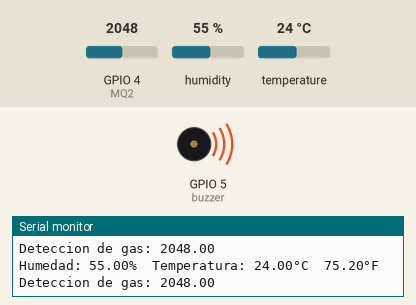
Simulated run of this sketch. Board: ESP32. Shown: buzzer (waves = sounding, pin HIGH), the last lines printed to the serial monitor. Inputs (shaded band) come from the test bench; at power-on: GPIO 4 (MQ2) = 2048, humidity 55 %, temperature 24 °C. WiFi joins after 1.5 s; servers stay silent unless stated; no MQTT or app messages arrive unless stated.

Above: at 8.1 s.
8.2 s: GPIO 4 (MQ2) set to 1261
13.6 s: GPIO 4 (MQ2) set to 1134
At 16.0 s:
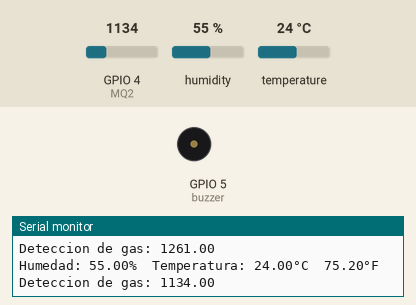
19.0 s: GPIO 4 (MQ2) set to 1228
At 20.4 s:
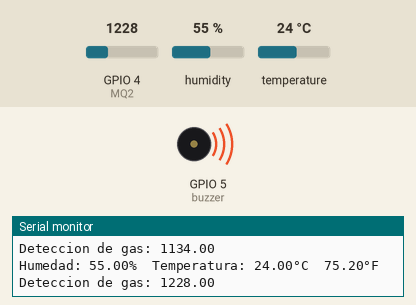
Timing chart, 0 to 22.0 s (numbered marks = the images above; inputs shaded):
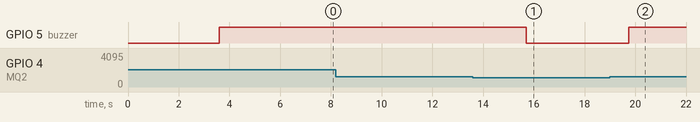

The sketch:

CodigoSensores.ino
```cpp
#include <DHT.h> // importa librería para el sensor DHT11
#include <WiFi.h>
#include <PubSubClient.h>
#include <HTTPClient.h>

#define DHTPIN 2 // define el pin del sensor DHT11
#define DHTTYPE DHT11 // define el tipo de sensor DHT11

DHT dht(DHTPIN, DHTTYPE); // crea objeto del sensor DHT11

int MQ2 = 4; // define el pin del sensor MQ-2
int buzzer = 5; // define el pin del buzzer

// Configuración de RED y Broker
const char* ssid = "GDS1";
const char* password = "12345678";
const char* mqtt_server = "192.168.71.135";

//mqtt
WiFiClient wifi_client;
PubSubClient mqtt_client(wifi_client);

void setup() {
Serial.begin(9600);
dht.begin(); // inicializa el sensor DHT11
pinMode(MQ2, INPUT); // establece el pin del sensor MQ-2 como entrada
pinMode(buzzer, OUTPUT); // establece el pin del buzzer como salida
Serial.println("Conectando");
Serial.println(ssid);
WiFi.begin(ssid, password);
while (WiFi.status() != WL_CONNECTED) {
Serial.print("Conectando...");
Serial.println(".");
delay(500);
}
Serial.println("Conexión WiFi establecida.");
mqtt_client.setServer(mqtt_server, 1883);
mqtt_client.setCallback(callback);
}

void callback(char* topic, byte* payload, unsigned int length){
payload[length] = '\0';
String val = String((char*)payload);
Serial.println(val);
}

void loop() {
if (!mqtt_client.connected()) {
if (mqtt_client.connect("ESP32")) {
Serial.println("Conexion exitosa");
}
}

delay(2000); // Retardo para la lectura del sensor

float hum = dht.readHumidity(); // lee la humedad del sensor DHT11
float temp = dht.readTemperature(); // lee la temperatura del sensor DHT11 en grados Celsius
float f = dht.readTemperature(true); // lee la temperatura del sensor DHT11 en grados Fahrenheit
float gas = analogRead(MQ2); // lee la detección de gas del sensor MQ-2

Serial.print("Humedad: ");
Serial.print(hum);
Serial.print("%\t");
Serial.print("Temperatura: ");
Serial.print(temp);
Serial.print("°C\t");
Serial.print(f);
Serial.println("°F");
Serial.print("Deteccion de gas: ");
Serial.print(gas);
Serial.println();

// verifica si la detección de gas es mayor a 1600
if (gas > 1200) {
digitalWrite(buzzer, HIGH); // enciende el buzzer
}
else {
digitalWrite(buzzer, LOW); // apaga el buzzer
}

char temp_str[10];
char hum_str[10];
char gas_str[10];

sprintf(temp_str, "%.2f", temp);
sprintf(hum_str, "%.2f", hum);
sprintf(gas_str, "%.2f", gas);

mqtt_client.publish("iot/temp", temp_str);
mqtt_client.publish("iot/hum", hum_str);
mqtt_client.publish("iot/gas", gas_str);

delay(2000); // espera 2 segundos
}
```

Measured:
- the behaviour switches between 1201 and 1200 on GPIO 4 (MQ2) (found by bisection; images 0 and 1)
- after the input at 13.6 s, GPIO 5 (buzzer): HIGH → LOW after 2.1 s
- after the input at 19.0 s, GPIO 5 (buzzer): LOW → HIGH after 0.73 s
